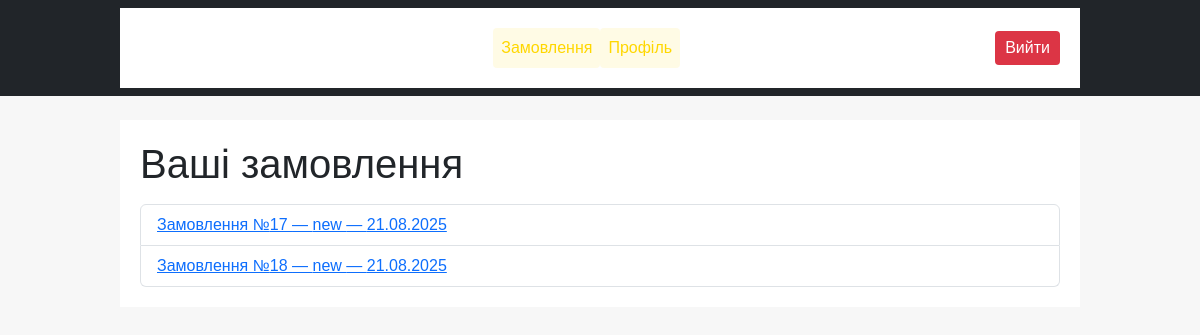
Page /uk/orders/ (signed in) on the earlier database version.
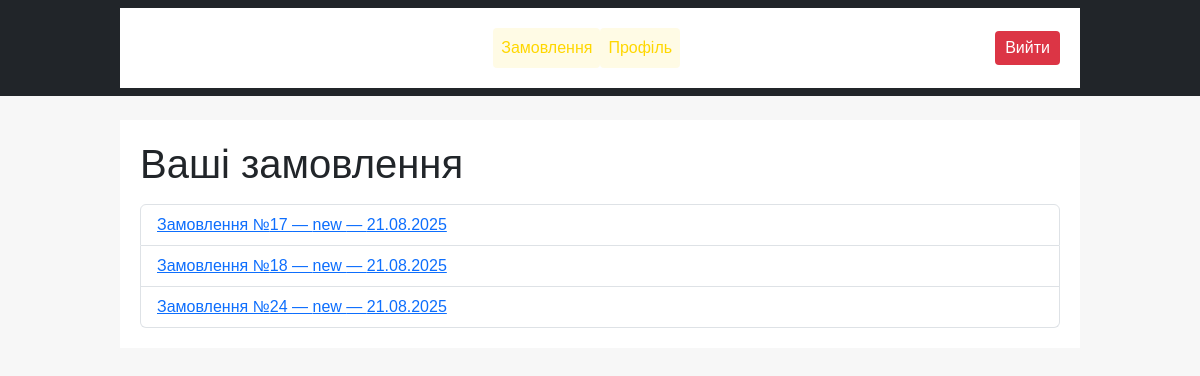
Same page on the later database version.
### orders/models.py (models this page shows, shortened)
class Order(models.Model):
    STATUS_CHOICES = (
        ('new', 'Нове'),
        ('paid', 'Оплачене'),
        ('shipped', 'Відправлене'),
        ('delivered', 'Доставлене'),
    )
    buyer = models.ForeignKey(
        settings.AUTH_USER_MODEL,
        on_delete=models.CASCADE,
        related_name='orders'
    )
    created_at = models.DateTimeField(auto_now_add=True)
    status = models.CharField(
        max_length=20, choices=STATUS_CHOICES, default='new'
    )

### orders/views.py (the view)
# urls.py: path('', OrderListView.as_view(), name='order-list'),
class OrderListView(LoginRequiredMixin, ListView):
    template_name = 'orders/order_list.html'
    model = Order
    context_object_name = 'orders'
    def get_queryset(self):
        return Order.objects.filter(buyer=self.request.user).prefetch_related('items__product')

### orders/templates/orders/order_list.html (shortened to what this page needs)
{% extends 'base.html' %}
{% block content %}
<h1 class="mb-3">Ваші замовлення</h1>
<ul class="list-group">
  {% for order in orders %}
    <li class="list-group-item">
      <a href="{% url 'order-detail' order.pk %}">
        Замовлення №{{ order.pk }} — {{ order.status }} — {{ order.created_at|date:"d.m.Y" }}
      </a>
    </li>
  {% endfor %}
</ul>
{% endblock %}

Differences in the rows shown:
added Order: pk "24", status "new", created_at "21.08.2025"
